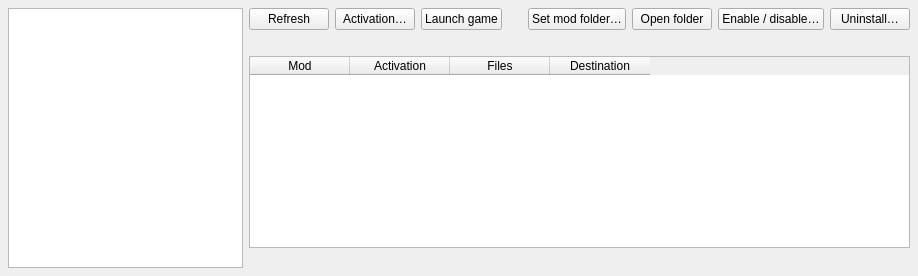
      <widget class="QWidget" name="installedPage">
       <attribute name="title">
        <string>Mod Manager (Experimental)</string>
       </attribute>
       <attribute name="toolTip">
        <string>Install, enable and manage mods for supported games</string>
       </attribute>
       <layout class="QHBoxLayout" name="installedLayout" stretch="0,1">
        <property name="leftMargin">
         <number>8</number>
        </property>
        <property name="topMargin">
         <number>8</number>
        </property>
        <property name="rightMargin">
         <number>8</number>
        </property>
        <property name="bottomMargin">
         <number>8</number>
        </property>
        <item>
         <widget class="QListWidget" name="modGames">
          <property name="minimumSize">
           <size>
            <width>190</width>
            <height>0</height>
           </size>
          </property>
          <property name="maximumSize">
           <size>
            <width>235</width>
            <height>16777215</height>
           </size>
          </property>
         </widget>
        </item>
        <item>
         <layout class="QVBoxLayout" name="installedMainLayout" stretch="0,0,1,0">
          <item>
           <layout class="QHBoxLayout" name="installedToolbar">
            <item>
             <widget class="QPushButton" name="refreshInstalledButton">
              <property name="text">
               <string>Refresh</string>
              </property>
             </widget>
            </item>
            <item>
             <widget class="QPushButton" name="modActivation">
              <property name="text">
               <string>Activation…</string>
              </property>
             </widget>
            </item>
            <item>
             <widget class="QPushButton" name="modLauncher">
              <property name="text">
               <string>Launch game</string>
              </property>
             </widget>
            </item>
            <item>
             <spacer name="installedToolbarSpace">
              <property name="orientation">
               <enum>Qt::Orientation::Horizontal</enum>
              </property>
              <property name="sizeHint" stdset="0">
               <size>
                <width>20</width>
                <height>20</height>
               </size>
              </property>
             </spacer>
            </item>
            <item>
             <widget class="QPushButton" name="setModFolderButton">
              <property name="text">
               <string>Set mod folder…</string>
              </property>
             </widget>
            </item>
            <item>
             <widget class="QPushButton" name="openInstalledFolderButton">
              <property name="text">
               <string>Open folder</string>
              </property>
             </widget>
            </item>
            <item>
             <widget class="QPushButton" name="toggleInstalledButton">
              <property name="text">
               <string>Enable / disable…</string>
              </property>
             </widget>
            </item>
            <item>
             <widget class="QPushButton" name="uninstallButton">
              <property name="text">
               <string>Uninstall…</string>
              </property>
             </widget>
            </item>
           </layout>
          </item>
          <item>
           <widget class="QLabel" name="modFolder">
            <property name="text">
             <string />
            </property>
            <property name="textFormat">
             <enum>Qt::TextFormat::PlainText</enum>
            </property>
            <property name="wordWrap">
             <bool>true</bool>
            </property>
            <property name="textInteractionFlags">
             <set>Qt::TextInteractionFlag::TextSelectableByMouse</set>
            </property>
           </widget>
          </item>
          <item>
           <widget class="QTableWidget" name="installedView">
            <property name="editTriggers">
             <set>QAbstractItemView::EditTrigger::NoEditTriggers</set>
            </property>
            <property name="alternatingRowColors">
             <bool>true</bool>
            </property>
            <property name="selectionMode">
             <enum>QAbstractItemView::SelectionMode::ExtendedSelection</enum>
            </property>
            <property name="selectionBehavior">
             <enum>QAbstractItemView::SelectionBehavior::SelectRows</enum>
            </property>
            <property name="showGrid">
             <bool>false</bool>
            </property>
            <property name="wordWrap">
             <bool>false</bool>
            </property>
            <attribute name="verticalHeaderVisible">
             <bool>false</bool>
            </attribute>
            <attribute name="verticalHeaderDefaultSectionSize">
             <number>28</number>
            </attribute>
            <column>
             <property name="text">
              <string>Mod</string>
             </property>
            </column>
            <column>
             <property name="text">
              <string>Activation</string>
             </property>
            </column>
            <column>
             <property name="text">
              <string>Files</string>
             </property>
            </column>
            <column>
             <property name="text">
              <string>Destination</string>
             </property>
            </column>
           </widget>
          </item>
          <item>
           <widget class="QLabel" name="installedNote">
            <property name="text">
             <string />
            </property>
            <property name="textFormat">
             <enum>Qt::TextFormat::PlainText</enum>
            </property>
            <property name="wordWrap">
             <bool>true</bool>
            </property>
           </widget>
          </item>
         </layout>
        </item>
       </layout>
      </widget>
